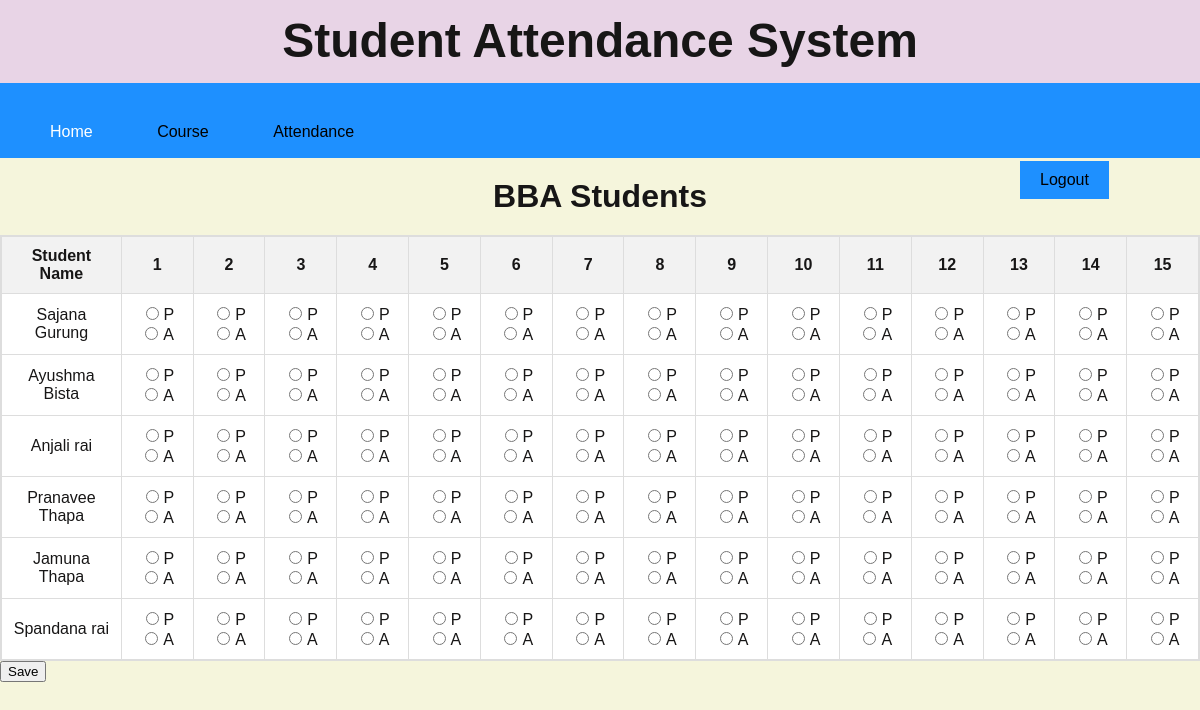
The page /year1bba/ on the database its author committed.
### app/models.py (models this page shows, shortened)
class Register_User(models.Model):
    student_id = models.IntegerField()
    name = models.CharField(max_length=100)
    address = models.CharField(max_length=100)
    gender = models.CharField(max_length=10)
    contact_no = models.CharField(max_length=20)
    course = models.CharField(max_length=100)
    date_of_birth = models.DateField()
    email = models.EmailField()
    year = models.IntegerField()

### app/views.py (the view)
# urls.py: path('year1bba/', display_bba_students, name='display_bba_students'),
def display_bba_students(request):
    bba_students = Register_User.objects.filter(course='BBA')
    context = {'students': bba_students}
    return render(request, 'year1bba.html', context)

### app/templates/year1bba.html (shortened to what this page needs)
<!DOCTYPE html>
<html lang="en">
<head>
{% load static %}
  <link rel="stylesheet" href="{% static '/year1bba.css/'%}">
</head>
<body>
<div>
    <h1 id="h1">Student Attendance System</h1>
</div>
<div class="container">
<div>
<button class="b33">Home</button>
<button class="b3">Course</button>
<a href="/select"><button class="b3">Attendance</button></a>
<button class="b4">Logout</button>
</div>
</div>
<form method="POST">
<h1>BBA Students</h1>
<table style="width: 100%;
border-collapse: collapse;
border: 2px solid #ddd;
background-color: #fff;">
    <thead>
        <tr>
            <th>Student Name</th>
            <th>1</th>
            <th>2</th>
            <th>3</th>
            <th>4</th>
            <th>5</th>
            <th>6</th>
            <th>7</th>
            <th>8</th>
            <th>9</th>
            <th>10</th>
            <th>11</th>
            <th>12</th>
            <th>13</th>
            <th>14</th>
            <th>15</th>
        </tr>
    </thead>
    <tbody>
        {% for student in students %}
        <tr>
            <td id="studentName">{{ student.name }}</td>
            <td>
                <input type="radio" name="{{ student.id }}_attendance" value="P" required>P
                <input type="radio" name="{{ student.id }}_attendance" value="A" required>A
            </td>
            <td>
                <input type="radio" name="{{ student.id }}_attendance" value="P" required>P
                <input type="radio" name="{{ student.id }}_attendance" value="A" required>A
            </td>
            <td>
                <input type="radio" name="{{ student.id }}_attendance" value="P" required>P
                <input type="radio" name="{{ student.id }}_attendance" value="A" required>A
            </td>
            <td>
                <input type="radio" name="{{ student.id }}_attendance" value="P" required>P
                <input type="radio" name="{{ student.id }}_attendance" value="A" required>A
            </td>
            <td>
                <input type="radio" name="{{ student.id }}_attendance" value="P" required>P
                <input type="radio" name="{{ student.id }}_attendance" value="A" required>A
            </td>
            <td>
                <input type="radio" name="{{ student.id }}_attendance" value="P" required>P
                <input type="radio" name="{{ student.id }}_attendance" value="A" required>A
            </td>
            <td>
                <input type="radio" name="{{ student.id }}_attendance" value="P" required>P
                <input type="radio" name="{{ student.id }}_attendance" value="A" required>A
            </td>
            <td>
                <input type="radio" name="{{ student.id }}_attendance" value="P" required>P
                <input type="radio" name="{{ student.id }}_attendance" value="A" required>A
            </td>
            <td>
                <input type="radio" name="{{ student.id }}_attendance" value="P" required>P
                <input type="radio" name="{{ student.id }}_attendance" value="A" required>A
            </td>
            <td>
                <input type="radio" name="{{ student.id }}_attendance" value="P" required>P
                <input type="radio" name="{{ student.id }}_attendance" value="A" required>A
            </td>
            <td>
                <input type="radio" name="{{ student.id }}_attendance" value="P" required>P
                <input type="radio" name="{{ student.id }}_attendance" value="A" required>A
            </td>
            <td>
                <input type="radio" name="{{ student.id }}_attendance" value="P" required>P
                <input type="radio" name="{{ student.id }}_attendance" value="A" required>A
            </td>
            <td>
                <input type="radio" name="{{ student.id }}_attendance" value="P" required>P
                <input type="radio" name="{{ student.id }}_attendance" value="A" required>A
            </td>
            <td>
              <input type="radio" name="{{ student.id }}_attendance" value="P" required>P
              <input type="radio" name="{{ student.id }}_attendance" value="A" required>A
          </td>
          <td>
              <input type="radio" name="{{ student.id }}_attendance" value="P" required>P
              <input type="radio" name="{{ student.id }}_attendance" value="A" required>A
          </td>
        </tr>
    {% endfor %}
</tbody>
</table> <div> <button id="saveButton" onclick="showMessage()">Save</button> </div>
</form>
</body>
</html>

### app/static/year1bba.css (style rules this page uses)
body { margin: 0; padding: 0; background-color:beige; color: #171616; font-family: Arial, sans-serif; }
#h1 { margin-top: -7px; padding-top: 20px; background-color:rgb(232, 212, 230); text-align: center; font-size: 3em; height: 100px; width: 1030; }
.container { background-color: #1e90ff; display: flex; flex-direction: column; padding: 20px; margin-top: -50px; height: 35px; }
.b33 { color:black; background-color: #1e90ff; border: none; color: white; padding: 10px 20px; text-align: center; font-size: 16px; margin: 10px; cursor: pointer; }
.b3 { background-color: #1e90ff; border: none; color:black; padding: 10px 20px; text-align: center; font-size: 16px; margin: 10px; cursor: pointer; }
.b4 { background-color: #1e90ff; border: none; color: black; padding: 10px 20px; text-align: center; display: inline-block; font-size: 16px; margin-left: 1000px; cursor: pointer; }
h1 { text-align: center; margin-top: 20px; margin-bottom: 20px; }
th, td { border: 1px solid #ddd; padding: 10px; text-align: center; }
th { background-color: #f2f2f2; }
input[type="radio"] { margin-right: 5px; margin-left: 5px; cursor: pointer; }

### rows shown on the page
Register_User: name "Sajana Gurung"
Register_User: name "Ayushma Bista"
Register_User: name "Anjali rai"
Register_User: name "Pranavee Thapa"
Register_User: name "Jamuna Thapa"
Register_User: name "Spandana rai"
